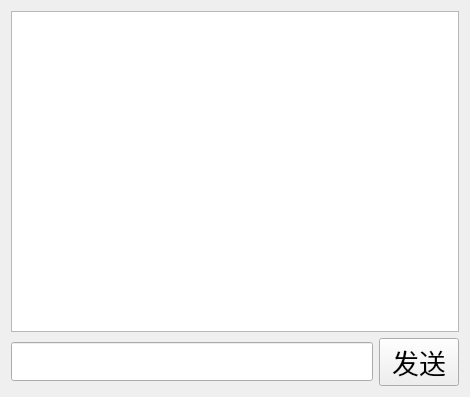
<?xml version="1.0" encoding="UTF-8"?>
<ui version="4.0">
 <class>PrivateChat</class>
 <widget class="QWidget" name="PrivateChat">
  <property name="geometry">
   <rect>
    <x>0</x>
    <y>0</y>
    <width>470</width>
    <height>397</height>
   </rect>
  </property>
  <property name="windowTitle">
   <string>Form</string>
  </property>
  <layout class="QVBoxLayout" name="verticalLayout_2">
   <item>
    <layout class="QVBoxLayout" name="verticalLayout">
     <item>
      <widget class="QTextEdit" name="showMsg_te">
       <property name="font">
        <font>
         <pointsize>14</pointsize>
        </font>
       </property>
       <property name="readOnly">
        <bool>true</bool>
       </property>
      </widget>
     </item>
     <item>
      <layout class="QHBoxLayout" name="horizontalLayout">
       <item>
        <widget class="QLineEdit" name="inputMsg_le">
         <property name="font">
          <font>
           <pointsize>20</pointsize>
          </font>
         </property>
        </widget>
       </item>
       <item>
        <widget class="QPushButton" name="sendMsg_pb">
         <property name="font">
          <font>
           <pointsize>20</pointsize>
          </font>
         </property>
         <property name="text">
          <string>发送</string>
         </property>
        </widget>
       </item>
      </layout>
     </item>
    </layout>
   </item>
  </layout>
 </widget>
 <resources/>
 <connections/>
</ui>
